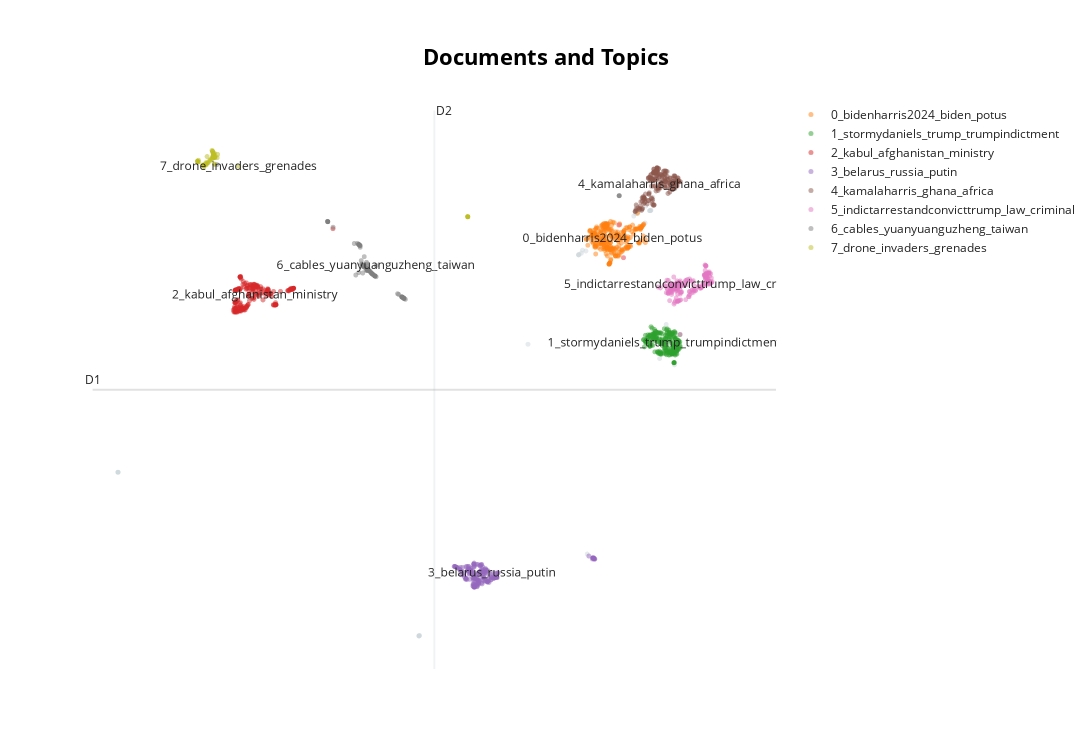

This figure's notebook cell:
### Code cell
bert.visualize_documents()
